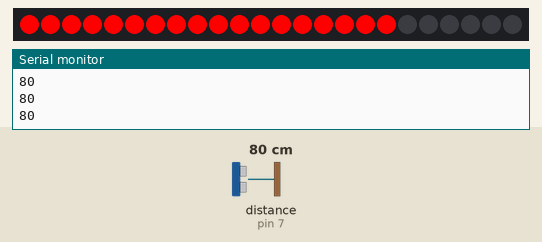
Simulated run of this sketch. Board: Arduino Uno, built with avr-gcc and run on an emulated ATmega328P. Shown: 24 RGB LEDs in strip order, left to right, the last lines printed to the serial monitor. Wiring (inferred from the names in the program): ultrasonic range finder: trigger pin 7; echo pin 7. The inputs (shaded band) are chosen by the test bench; at power-on: distance to the obstacle (sensor on pin 7) 80 cm. The echo pulse lasts 58.3 µs per cm.

Above: at 1.2 s.
1.3 s: distance to the obstacle (sensor on pin 7) set to 21 cm
At 2.4 s:
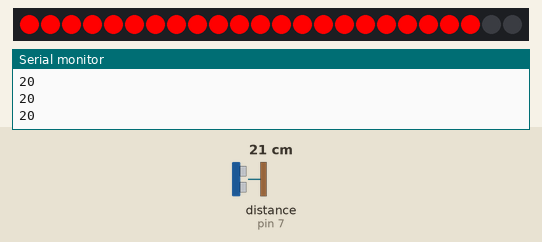
2.9 s: distance to the obstacle (sensor on pin 7) set to 17 cm
At 3.3 s:
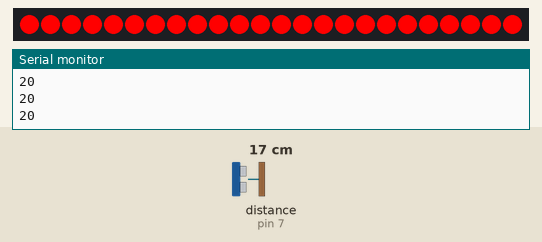
4.4 s: distance to the obstacle (sensor on pin 7) set to 35 cm
At 5.0 s:
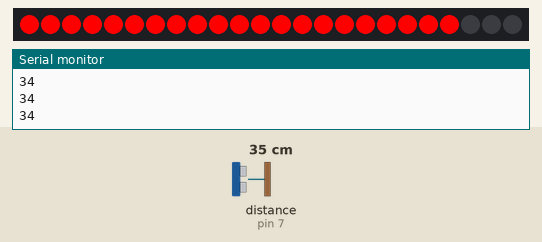
5.9 s: distance to the obstacle (sensor on pin 7) set to 23 cm
7.4 s: distance to the obstacle (sensor on pin 7) set to 18 cm
At 8.2 s:
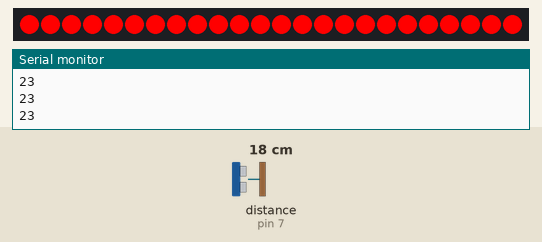
Timing chart, 0 to 9.9 s (numbered marks = the images above; inputs shaded):
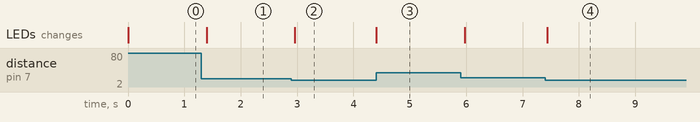

Measured:
- the behaviour switches between 20 and 19 cm on distance to the obstacle (sensor on pin 7) (found by bisection; images 1 and 2)
- the behaviour switches between 21 and 20 cm on distance to the obstacle (sensor on pin 7) (found by bisection; images 3 and 4)
- after the input at 1.3 s, the LEDs: change after 0.10 s (image 1)
- after the input at 2.9 s, the LEDs: change after 0.06 s (image 2)
- after the input at 4.4 s, the LEDs: change at once (image 3)
- after the input at 7.4 s, the LEDs: change at once (image 4)

The sketch:

neopixel.ino
```cpp
// C++ code
//

/*

The system should read the information from the distance sensor and turn on the LEDs based on the measured distance, in the following way:


1. If the distance is out of range, i.e. the sensor provides no reading - all LEDs should be turned off.

2. If the distance is closer than 20 cm, all LEDs should be turned on.

3. The closer the distance, the more LEDs should be turned on.

4. The color of the LEDs should be white.
*/

/*
You should provide the code that:

 implements the function for sensing the distance (2 points)

// implements the function to turn on the LEDs (2 points)

 is commented (2 points)


*/

#include <Adafruit_NeoPixel.h>

#define NEO_PIXEL_PIN 3   // pin for neopixel
#define DIST_PIN 7        // pin for distance sensor
#define NUMBER_OF_LEDS 24 // leds for neopixel

int cm = 0;
int inches = 0;

Adafruit_NeoPixel strip(NUMBER_OF_LEDS, NEO_PIXEL_PIN, NEO_GRB + NEO_KHZ800);

void setup()
{
    Serial.begin(9600);
    strip.begin();
    strip.show();
}

long readUltrasonicDistance(int triggerPin, int echoPin)
{
    pinMode(triggerPin, OUTPUT); // Clear the trigger
    digitalWrite(triggerPin, LOW);
    delayMicroseconds(2);
    // Sets the trigger pin to HIGH state for 10 microseconds
    digitalWrite(triggerPin, HIGH);
    delayMicroseconds(10);
    digitalWrite(triggerPin, LOW);
    pinMode(echoPin, INPUT);
    // Reads the echo pin, and returns the sound wave travel time in microseconds
    return pulseIn(echoPin, HIGH);
}

int handleDistance()
{
    int ledsOn = 0;
    if (cm == 0)
    {
        return 0;
    }
    if (cm < 20)
    {
        return 24;
    }
    if (cm < 336)
    {
        ledsOn = map(cm, 336, 0, 0, 24);
    }
    Serial.println(cm);
    return ledsOn;
}

void turnLedsOn(int leds)
{
    strip.fill(0, 0, 0);
    for (int i = 0; i < leds; i++)
    {
        strip.setPixelColor(i, 255, 0, 0);
    }
    strip.show();
}

void loop()
{
    // measure the ping time in cm
    cm = 0.01723 * readUltrasonicDistance(7, 7);
    // convert to inches by dividing by 2.54
    inches = (cm / 2.54);
    turnLedsOn(handleDistance());
    delay(100); // Wait for 100 millisecond(s)
}
```
